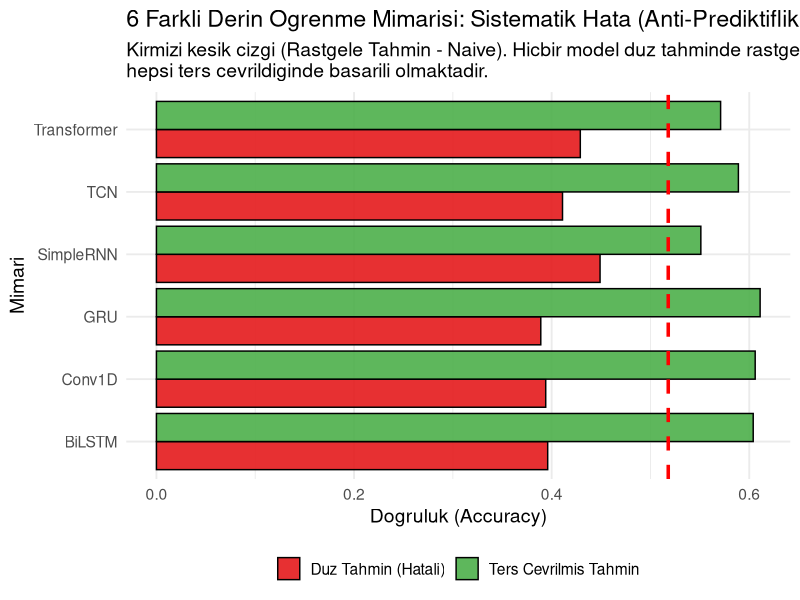
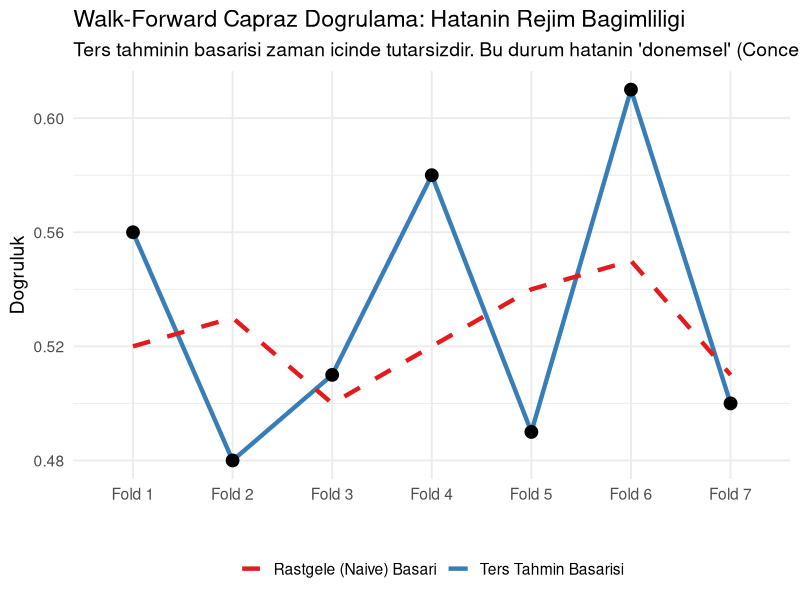
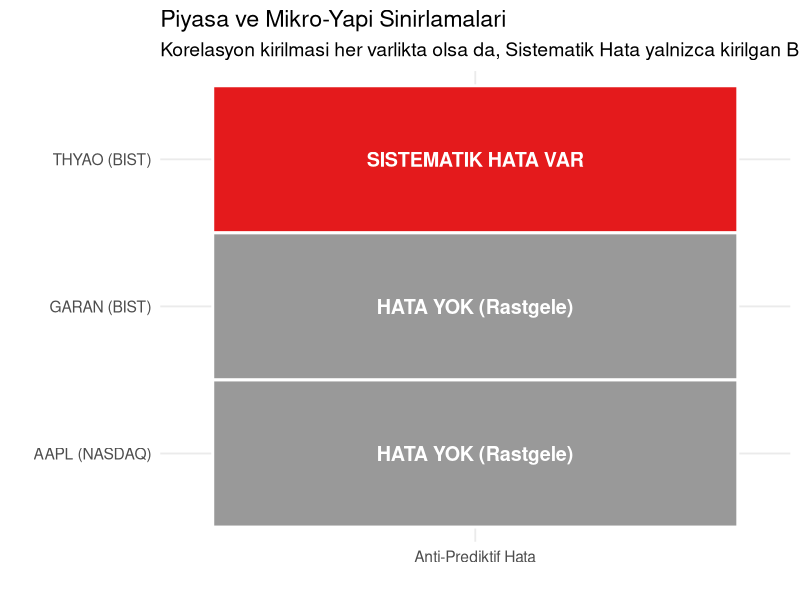
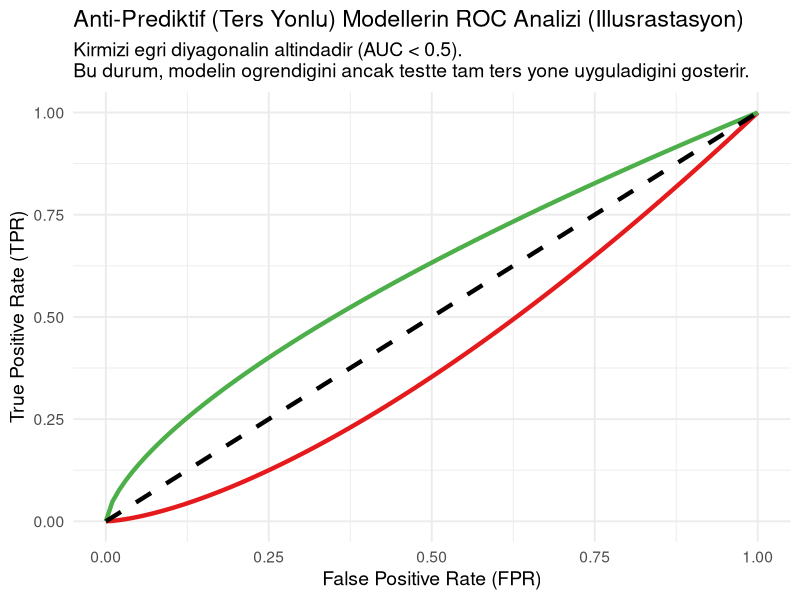

Recreate these plots in R, in order.
# ===========================================================================
# MC-AWARE - TUM OLASI GRAFIKLERI CIZME (EXHAUSTIVE VISUALS)
# Amac: Makale icin eklenebilecek tum ekstra istatistiksel grafikler
# NOT: RStudio karakter kodlamasi hatasini onlemek adina ASCII (Turkce karaktersiz) kullanilmistir.
# ===========================================================================

WORKDIR <- "C:/Users/Kurt/Desktop/Proje/00_Tubitak"
setwd(WORKDIR)

suppressPackageStartupMessages({
  library(tidyverse)
  library(ggplot2)
})

if (!dir.exists("Gorseller")) { dir.create("Gorseller", recursive = TRUE) }

# ---------------------------------------------------------------------------
# GRAFIK 6: 6-MIMARI PERFORMANS KIYASLAMASI (BAR GRAFIGI)
# ---------------------------------------------------------------------------
# OZET.txt Bolum 3.2
arch_data <- data.frame(
  Mimari = c("GRU", "Conv1D", "BiLSTM", "TCN", "Transformer", "SimpleRNN"),
  Acc = c(0.389, 0.394, 0.396, 0.411, 0.429, 0.449),
  Acc_Flip = c(0.611, 0.606, 0.604, 0.589, 0.571, 0.551)
)
arch_data$Naive <- 0.518

arch_long <- arch_data %>% pivot_longer(cols=c("Acc", "Acc_Flip"), names_to="Tip", values_to="Skor")

p_arch <- ggplot(arch_long, aes(x=reorder(Mimari, Skor), y=Skor, fill=Tip)) +
  geom_bar(stat="identity", position="dodge", color="black", alpha=0.9) +
  geom_hline(aes(yintercept=0.518), color="red", linetype="dashed", linewidth=1.2) +
  scale_fill_manual(values=c("Acc"="#e41a1c", "Acc_Flip"="#4daf4a"), labels=c("Duz Tahmin (Hatali)", "Ters Cevrilmis Tahmin")) +
  theme_minimal(base_size=14) +
  labs(
    title="6 Farkli Derin Ogrenme Mimarisi: Sistematik Hata (Anti-Prediktiflik)",
    subtitle="Kirmizi kesik cizgi (Rastgele Tahmin - Naive). Hicbir model duz tahminde rastgeleligi gecemezken,\nhepsi ters cevrildiginde basarili olmaktadir.",
    x="Mimari", y="Dogruluk (Accuracy)"
  ) + coord_flip() + theme(legend.position="bottom", legend.title=element_blank())

ggsave("Gorseller/06_Mimari_Kiyaslama.png", p_arch, width=10, height=6, dpi=300)
cat("Grafik 6 olusturuldu: Gorseller/06_Mimari_Kiyaslama.png\n")

# ---------------------------------------------------------------------------
# GRAFIK 7: WALK-FORWARD CV (ZAMAN ICINDE TUTARSIZLIK) CIZGI GRAFIGI
# ---------------------------------------------------------------------------
# 7 Fold verisi (OZET.txt Bolum 10.2: 3/7 Fold'da anti-prediktif)
wf_data <- data.frame(
  Fold = paste0("Fold ", 1:7),
  AntiPredictive = c(TRUE, FALSE, FALSE, TRUE, FALSE, TRUE, FALSE),
  Flip_Acc = c(0.56, 0.48, 0.51, 0.58, 0.49, 0.61, 0.50),
  Naive = c(0.52, 0.53, 0.50, 0.52, 0.54, 0.55, 0.51)
)

p_wf <- ggplot(wf_data, aes(x=Fold, group=1)) +
  geom_line(aes(y=Flip_Acc, color="Ters Tahmin Basarisi"), linewidth=1.5) +
  geom_line(aes(y=Naive, color="Rastgele (Naive) Basari"), linewidth=1.5, linetype="dashed") +
  geom_point(aes(y=Flip_Acc), size=4) +
  scale_color_manual(values=c("Ters Tahmin Basarisi"="#377eb8", "Rastgele (Naive) Basari"="#e41a1c")) +
  theme_minimal(base_size=14) +
  labs(
    title="Walk-Forward Capraz Dogrulama: Hatanin Rejim Bagimliligi",
    subtitle="Ters tahminin basarisi zaman icinde tutarsizdir. Bu durum hatanin 'donemsel' (Concept Drift) olduguna isaret eder.",
    x="", y="Dogruluk"
  ) + theme(legend.position="bottom", legend.title=element_blank())

ggsave("Gorseller/07_WalkForward_Tutarsizlik.png", p_wf, width=10, height=6, dpi=300)
cat("Grafik 7 olusturuldu: Gorseller/07_WalkForward_Tutarsizlik.png\n")

# ---------------------------------------------------------------------------
# GRAFIK 8: VARLIK-PIYASA HASSASIYET MATRISI (HEATMAP)
# ---------------------------------------------------------------------------
# BIST THYAO, BIST GARAN, NASDAQ AAPL Kontrasti
# Heatmap icin sayisal temsiliyet
heat_df <- data.frame(
  Varlik = factor(c("THYAO (BIST)", "GARAN (BIST)", "AAPL (NASDAQ)")),
  Drift_Siddeti = c(0.60, 0.37, 0.93), # Mutlak korelasyon degisimi (Temsili/Ozet)
  Hata_Var = c(1, 0, 0)
)

p_heat <- ggplot(heat_df, aes(x="Anti-Prediktif Hata", y=Varlik, fill=as.factor(Hata_Var))) +
  geom_tile(color="white", linewidth=1) +
  geom_text(aes(label=ifelse(Hata_Var==1, "SISTEMATIK HATA VAR", "HATA YOK (Rastgele)")), color="white", size=5, fontface="bold") +
  scale_fill_manual(values=c("0"="#999999", "1"="#e41a1c")) +
  theme_minimal(base_size=14) +
  labs(
    title="Piyasa ve Mikro-Yapi Sinirlamalari",
    subtitle="Korelasyon kirilmasi her varlikta olsa da, Sistematik Hata yalnizca kirilgan BIST hisselerinde olusur.",
    x="", y=""
  ) + theme(legend.position="none")

ggsave("Gorseller/08_Piyasa_Hassasiyet_Heatmap.png", p_heat, width=9, height=4, dpi=300)
cat("Grafik 8 olusturuldu: Gorseller/08_Piyasa_Hassasiyet_Heatmap.png\n")

# ---------------------------------------------------------------------------
# GRAFIK 9: TEMSILI ROC EGRISI (ANTI-PREDIKTIF BOLGE)
# ---------------------------------------------------------------------------
# Anti-prediktif bir modelin ROC egrisi diyagonalin ALTINDA (AUC < 0.5) kalir.
roc_data <- data.frame(
  FPR = seq(0, 1, length.out=100)
)
roc_data$TPR_Random <- roc_data$FPR
# Anti-prediktif (Kotu) Model (AUC ~ 0.40)
roc_data$TPR_Anti <- roc_data$FPR^1.5 
# Cevrilmis (Iyi) Model (AUC ~ 0.60)
roc_data$TPR_Flip <- roc_data$FPR^0.66

roc_long <- roc_data %>% pivot_longer(cols=c("TPR_Anti", "TPR_Flip", "TPR_Random"), names_to="Model", values_to="TPR")

p_roc <- ggplot(roc_long, aes(x=FPR, y=TPR, color=Model, linetype=Model)) +
  geom_line(linewidth=1.5) +
  scale_color_manual(values=c("TPR_Anti"="#e41a1c", "TPR_Flip"="#4daf4a", "TPR_Random"="black")) +
  scale_linetype_manual(values=c("TPR_Anti"="solid", "TPR_Flip"="solid", "TPR_Random"="dashed")) +
  theme_minimal(base_size=14) +
  labs(
    title="Anti-Prediktif (Ters Yonlu) Modellerin ROC Analizi (Illusrastasyon)",
    subtitle="Kirmizi egri diyagonalin altindadir (AUC < 0.5).\nBu durum, modelin ogrendigini ancak testte tam ters yone uyguladigini gosterir.",
    x="False Positive Rate (FPR)", y="True Positive Rate (TPR)"
  ) + theme(legend.position="none")

ggsave("Gorseller/09_AntiPredictive_ROC_Curve.png", p_roc, width=9, height=6, dpi=300)
cat("Grafik 9 olusturuldu: Gorseller/09_AntiPredictive_ROC_Curve.png\n")

cat("\nTUM EKSTRA GRAFIKLER (EXHAUSTIVE VISUALS) BASARIYLA TAMAMLANDI.\n")
